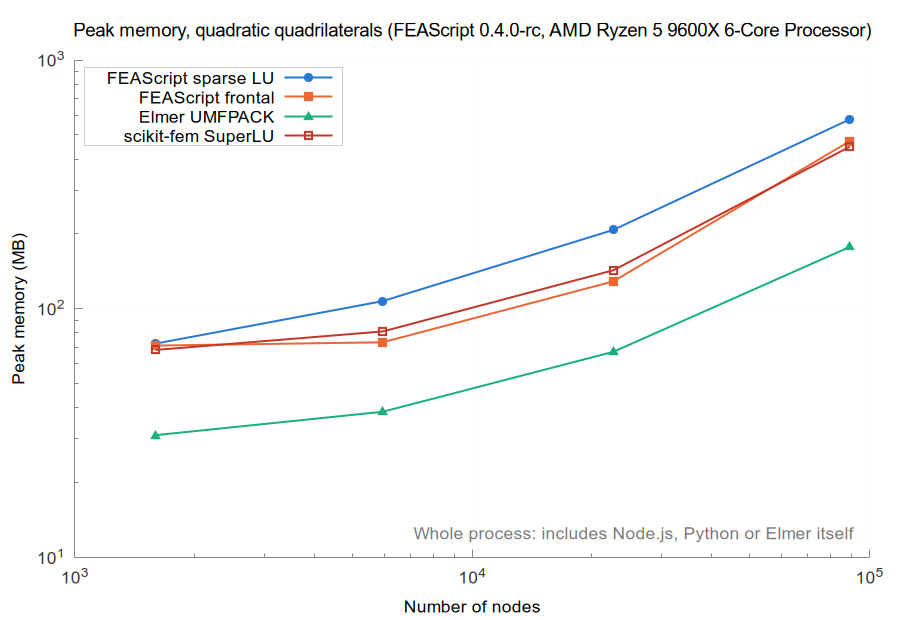

Write the gnuplot code that produced this figure.
set terminal pngcairo size 900,620 font 'Arial,13'
set border 3 lc rgb '#888888'; set tics nomirror tc rgb '#333333'
set grid lc rgb '#e6e6e6' lw 1; set key top left box lc rgb '#cccccc' opaque
set logscale xy; set format y '10^{%L}'; set format x '10^{%L}'
set output 'memory_quad_quadratic.png'
set title 'Peak memory, quadratic quadrilaterals (FEAScript 0.4.0-rc, AMD Ryzen 5 9600X 6-Core Processor)' font 'Arial,14'
set xlabel 'Number of nodes'
set ylabel 'Peak memory (MB)'
set label 'Whole process: includes Node.js, Python or Elmer itself' at graph 0.98,0.05 right tc rgb '#777777'
plot 'memory_quad_quadratic_FEAScript_sparse_LU.dat' u 1:2 w lp lw 2 pt 7 ps 1.2 lc rgb '#2a78d6' t 'FEAScript sparse LU', \
     'memory_quad_quadratic_FEAScript_frontal.dat' u 1:2 w lp lw 2 pt 5 ps 1.2 lc rgb '#eb6834' t 'FEAScript frontal', \
     'memory_quad_quadratic_Elmer_UMFPACK.dat' u 1:2 w lp lw 2 pt 9 ps 1.2 lc rgb '#1baf7a' t 'Elmer UMFPACK', \
     'memory_quad_quadratic_scikit_fem_SuperLU.dat' u 1:2 w lp lw 2 pt 4 ps 1.2 lc rgb '#c0392b' t 'scikit-fem SuperLU'
